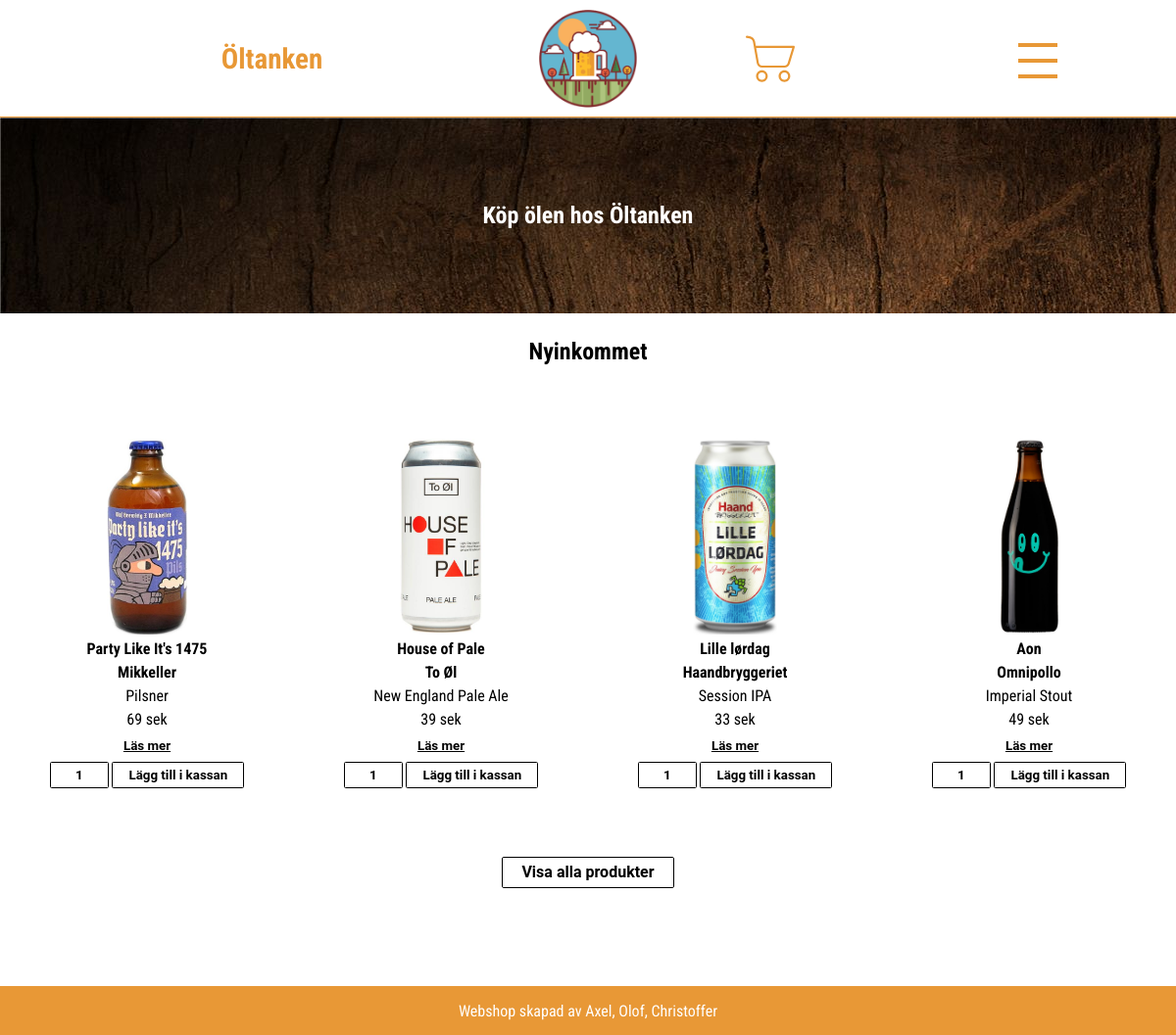
The page / on the database its author committed.
### tables this page shows
CREATE TABLE `products` (
  `id` int(9) NOT NULL,
  `title` varchar(30) NOT NULL,
  `brewery` varchar(30) NOT NULL,
  `type` varchar(30) NOT NULL,
  `description` text NOT NULL,
  `price` int(9) NOT NULL,
  `img_url` varchar(255) DEFAULT NULL
);

### src/config.php (called while the page is built, shortened)
<?php
function fetchLatestProducts() {
    global $dbconnect;
    try {
        $query = "SELECT * FROM products ORDER BY id DESC LIMIT 4;";
        $stmt = $dbconnect->query($query);
        $products = $stmt->fetchall();
    } catch (\PDOException $e) {
        throw new \PDOException($e->getMessage(), (int) $e->getCode());
    }
    return $products;
}
?>

### public/index.php (the view, shortened to what this page needs)
<?php
include('../src/config.php');
$products = fetchLatestProducts();
?>
<!DOCTYPE html>
<html>
<head>
    <link rel='stylesheet' type='text/css' media='screen' href='styles/main.css'>
    <link rel='stylesheet' type='text/css' media='screen' href='styles/product.css'>
</head>
<body>
<?php include 'parts/menu.php';?>
<section id="hero">
	<h2>Köp ölen hos Öltanken</h2>
</section>
<div id="latest-wrapper">
	<h2>Nyinkommet</h2>
	<section class="product-list">
		<?php foreach ($products as $key => $content) { ?>
			<div class="product">
				<img src="<?=htmlentities(IMG_PATH . $content['img_url'])?>" alt="<?=htmlentities($content['title'])?>">
				<h4><?=htmlentities($content['title'])?></h4>
				<h4><?=htmlentities($content['brewery'])?></h4>
				<p><?=htmlentities($content['type'])?></p>
				<p><?=htmlentities($content['price'])?> sek</p>
				<form class="latest-buttons" action="product.php" method="GET">
					<input class="read-button" type="submit" name="showAll" value="Läs mer">
				</form>
				<form action="addtocart.php" method="POST">
					<input type="number" name="quantity" class="add-to-cart-qty quantity-button" value="1" min="0" max="100">
					<input type="submit" name="addToCart" class="general-button add-to-cart-btn" value="Lägg till i kassan">
				</form>
			</div>
		<?php } ?>
		<a href="productlist.php" class="general-button">Visa alla produkter</a>
	</section>
</div>
<?php include 'parts/footer.php';?>
</body>
</html>

### public/styles/main.css (style rules this page uses)
* { font-family: 'Roboto Condensed', sans-serif; box-sizing: border-box; margin: 0; padding: 0; }
body { overflow-x: hidden; }
.general-button { display: inline-block; padding: 0.35em 1.2em; border: 0.1em solid #000; border-radius: 0.12em; box-sizing: border-box; text-decoration: none; font-family: 'Roboto',sans-serif; font-weight: bold; color: #000; text-align: center; transition: all 0.2s; background-color: #fff; width: auto; justify-self: center; }

### public/styles/product.css (style rules this page uses)
.product-list { display: grid; grid-template-columns: repeat(2, 1fr); margin-top: 75px; }
.product { grid-column: span 1; display: grid; grid-gap: 5px; text-align: center; justify-items: center; text-decoration: none; color: inherit; margin-bottom: 70px; }
.product img { height: 200px; }
.quantity-button, .read-button { display: inline-block; padding: 0.35em 1.2em; border-radius: 0.12em; box-sizing: border-box; text-decoration: none; font-family: 'Roboto',sans-serif; font-weight: bold; color: #000; text-align: center; transition: all 0.2s; background-color: #fff; }
.quantity-button { border: 0.1em solid #000; width: 60px; }
.read-button { border: none; text-decoration: underline; cursor: pointer; }
input[type=number] { -moz-appearance: textfield; appearance: textfield; margin: 0; }
#hero { width: 100vw; height: 200px; background-image: url("../img/woodbg.jpg"); color: #fff; display: grid; text-align: center; align-content: center; }
#latest-wrapper h2 { text-align: center; margin-top: 25px; }
#latest-wrapper .general-button { grid-column: span 2; }
@media only screen and (min-width: 1200px) { .product-list { grid-template-columns: repeat(4, 1fr); } }
@media only screen and (min-width: 1200px) { #latest-wrapper .general-button { grid-column: span 4; } }

### rows shown on the page
products: img_url (picture), title "Party Like It's 1475", brewery "Mikkeller", type "Pilsner", price "69"
products: img_url (picture), title "House of Pale", brewery "To Øl", type "New England Pale Ale", price "39"
products: img_url (picture), title "Lille lørdag", brewery "Haandbryggeriet", type "Session IPA", price "33"
products: img_url (picture), title "Aon", brewery "Omnipollo", type "Imperial Stout", price "49"
